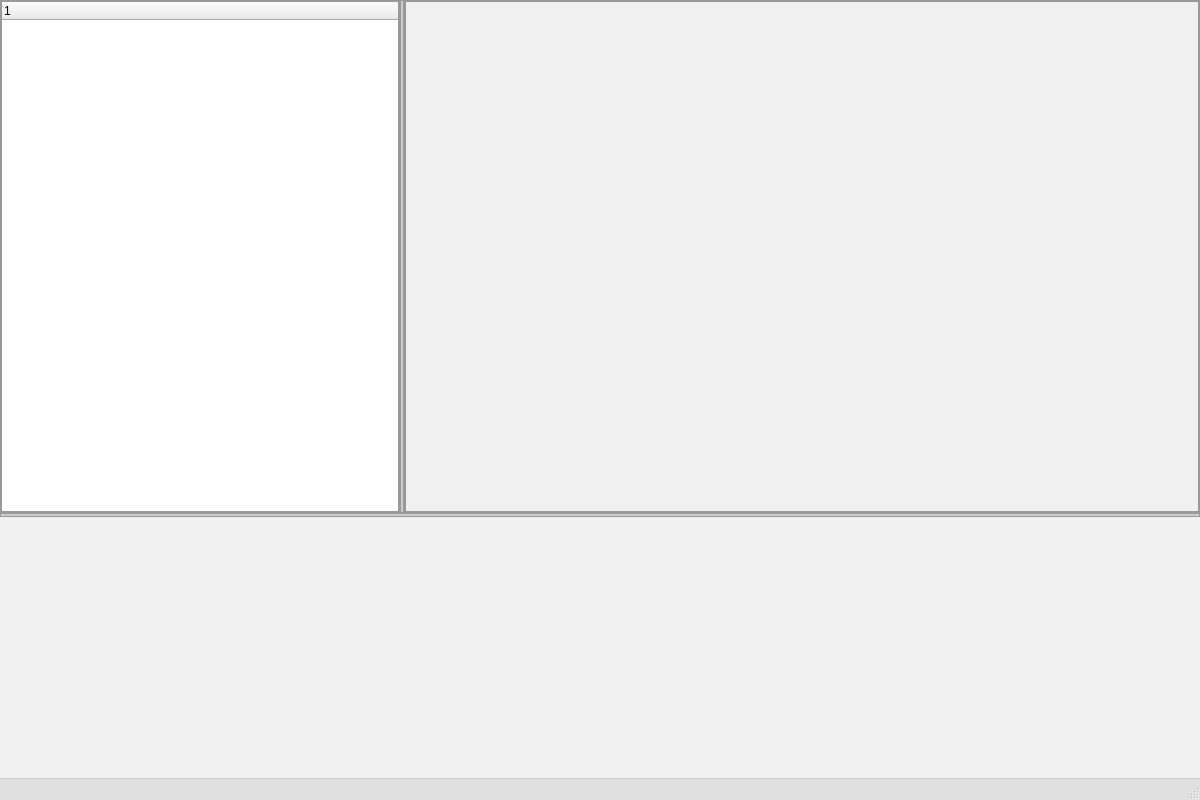
<?xml version="1.0" encoding="UTF-8"?>
<ui version="4.0">
 <class>MainWindow</class>
 <widget class="QMainWindow" name="MainWindow">
  <property name="geometry">
   <rect>
    <x>0</x>
    <y>0</y>
    <width>1200</width>
    <height>800</height>
   </rect>
  </property>
  <property name="windowTitle">
   <string>GNSS 数据评估系统</string>
  </property>
  <property name="windowIcon">
   <iconset resource="resources.qrc">
    <normaloff>:/icons/weizhi.png</normaloff>:/icons/weizhi.png</iconset>
  </property>
  <property name="styleSheet">
   <string>QMainWindow {
    background-color: #f0f0f0;
}

QMenuBar {
    background-color: #e0e0e0;
    border-bottom: 1px solid #cccccc;
}

QMenuBar::item {
    padding: 4px 8px;
    background-color: transparent;
}

QMenuBar::item:selected {
    background-color: #d0d0d0;
}</string>
  </property>
  <widget class="QWidget" name="centralwidget">
   <layout class="QVBoxLayout" name="verticalLayout">
    <property name="spacing">
     <number>0</number>
    </property>
    <property name="leftMargin">
     <number>0</number>
    </property>
    <property name="topMargin">
     <number>0</number>
    </property>
    <property name="rightMargin">
     <number>0</number>
    </property>
    <property name="bottomMargin">
     <number>0</number>
    </property>
    <item>
     <widget class="QSplitter" name="mainSplitter">
      <property name="orientation">
       <enum>Qt::Vertical</enum>
      </property>
      <property name="handleWidth">
       <number>2</number>
      </property>
      <property name="childrenCollapsible">
       <bool>false</bool>
      </property>

      <property name="styleSheet">
       <string>QSplitter::handle {
    background-color: #cccccc;
    border: 1px solid #999999;
}</string>
      </property>
      <widget class="QSplitter" name="topSplitter">
        <property name="orientation">
         <enum>Qt::Horizontal</enum>
        </property>
        <property name="handleWidth">
         <number>2</number>
        </property>
        <property name="childrenCollapsible">
         <bool>false</bool>
        </property>
        <property name="styleSheet">
         <string>QSplitter::handle {
    background-color: #cccccc;
    border: 1px solid #999999;
}</string>
        </property>
       <widget class="ProjectTreeWidget" name="projectTreeWidget">
        <property name="minimumSize">
         <size>
          <width>100</width>
          <height>150</height>
         </size>
        </property>
        <property name="maximumSize">
         <size>
          <width>400</width>
          <height>16777215</height>
         </size>
        </property>
        <property name="styleSheet">
         <string>QTreeWidget {
    border: 2px solid #999999;
    background-color: #ffffff;
    alternate-background-color: #f8f8f8;
    font-size: 12px;
    padding-left: 0px;
    margin-left: 0px;
}

QTreeWidget::item {
    padding: 5px 5px 5px 0px;
    border-bottom: 1px solid #eeeeee;
    margin-left: 0px;
}

QTreeWidget::item:selected {
    background-color: #e6f3ff;
    color: #000000;
}

QTreeWidget::item:hover {
    background-color: #f5f5f5;
}

QTreeWidget::branch {
    background-color: transparent;
    margin-left: 0px;
}

QTreeWidget::branch:has-children:!has-siblings:closed,
QTreeWidget::branch:closed:has-children:has-siblings {
    border-image: none;
    image: url(:/icons/branch_closed.png);
}

QTreeWidget::branch:open:has-children:!has-siblings,
QTreeWidget::branch:open:has-children:has-siblings {
    border-image: none;
    image: url(:/icons/branch_open.png);
}</string>
        </property>
       </widget>
       <widget class="QStackedWidget" name="viewStackedWidget">
        <property name="minimumSize">
         <size>
          <width>400</width>
          <height>200</height>
         </size>
        </property>
        <property name="styleSheet">
         <string>QStackedWidget {
    border: 2px solid #999999;
}</string>
        </property>
        <widget class="FileTableView" name="fileTableView"/>
        <widget class="ReportPreview" name="reportPreview"/>
        <widget class="QTextEdit" name="reportTextEdit">
         <property name="readOnly">
          <bool>true</bool>
         </property>
         <property name="styleSheet">
          <string>QTextEdit {
    background-color: #ffffff;
    font-family: Courier New, Consolas, monospace;
    font-size: 12px;
    padding: 10px;
}</string>
         </property>
        </widget>
       </widget>
      </widget>
      <widget class="DebugOutput" name="debugOutputWidget">
       <property name="minimumSize">
        <size>
         <width>0</width>
         <height>100</height>
        </size>
       </property>
       <property name="maximumSize">
        <size>
         <width>16777215</width>
         <height>16777215</height>
        </size>
       </property>
      </widget>
     </widget>
    </item>
   </layout>
  </widget>
  <widget class="QMenuBar" name="menubar">
   <property name="geometry">
    <rect>
     <x>0</x>
     <y>0</y>
     <width>1200</width>
     <height>22</height>
    </rect>
   </property>
  </widget>
  <widget class="QStatusBar" name="statusbar">
   <property name="styleSheet">
    <string>QStatusBar {
    background-color: #e0e0e0;
    border-top: 1px solid #cccccc;
    color: #333333;
    font-size: 12px;
}

QStatusBar::item {
    border: none;
}</string>
   </property>
  </widget>
 </widget>
 <customwidgets>
  <customwidget>
   <class>ProjectTreeWidget</class>
   <extends>QTreeWidget</extends>
   <header>projecttreewidget.h</header>
  </customwidget>
  <customwidget>
   <class>FileTableView</class>
   <extends>QWidget</extends>
   <header>filetableview.h</header>
  </customwidget>
  <customwidget>
   <class>ReportPreview</class>
   <extends>QWidget</extends>
   <header>reportpreview.h</header>
  </customwidget>
  <customwidget>
   <class>DebugOutput</class>
   <extends>QWidget</extends>
   <header>debugoutput.h</header>
  </customwidget>
 </customwidgets>
 <resources>
  <include location="resources.qrc"/>
 </resources>
 <connections/>
</ui>
